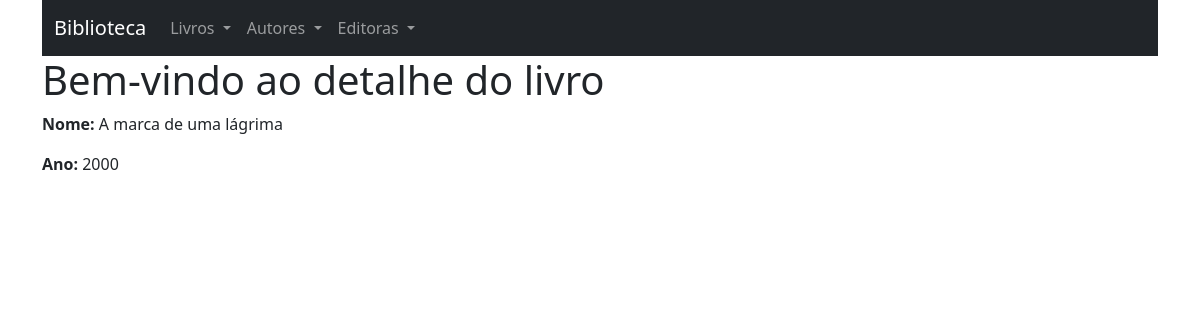
Page /livro/livro-detail-by-id/1 on the earlier database version.
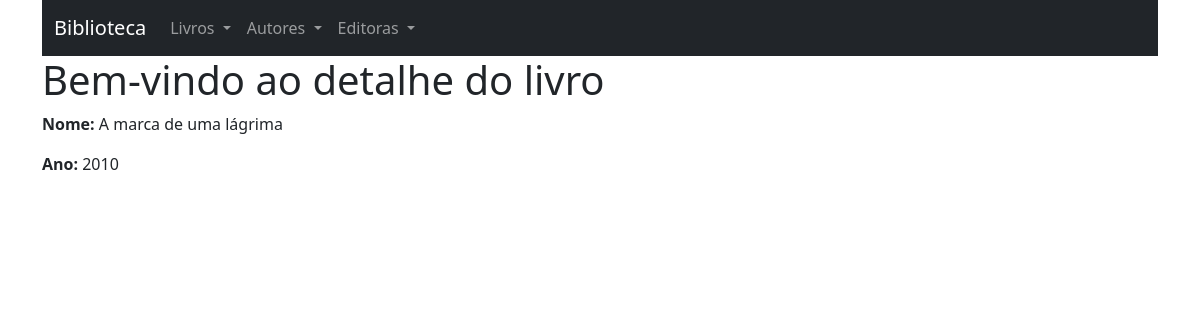
Same page on the later database version.
### livro/models.py (models this page shows, shortened)
class Livro(models.Model):
    nome_livro = models.CharField('nome_livro',max_length=255)
    ano_lancamento = models.CharField('ano_lancamento', max_length=20)
    class Meta:
        db_table = 'livro'

### livro/views.py (the view)
class LivroDetailByIdView(DetailView):
    model = Livro
    template_name = 'my-livro-detail.html'

### livro/templates/my-livro-detail.html
{% extends 'base.html' %}
{% block content %}
<h1>Bem-vindo ao detalhe do livro</h1>
<p><strong>Nome:</strong> {{ object.nome_livro }}
<p><strong>Ano:</strong> {{ object.ano_lancamento }}
{% endblock %}

Differences in the rows shown:
changed Livro "A marca de uma lágrima": ano_lancamento "2000" → "2010"
